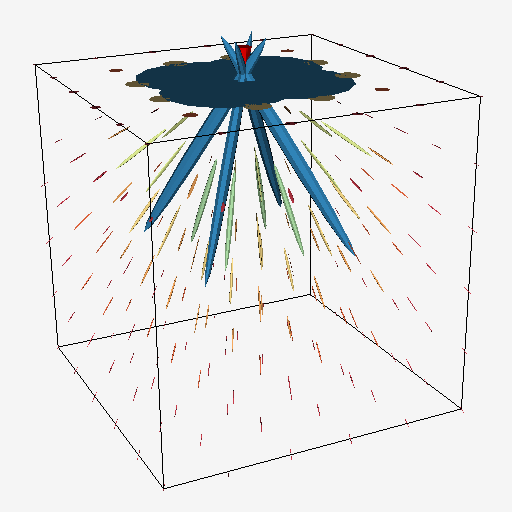

The script that drew this image:
#!/usr/bin/env python

# Visualize stress tensors as ellipsoids using tensor glyphs with a Brewer color palette.

# Factory overrides: importing these modules registers the OpenGL rendering
# and interaction style implementations for vtkRenderingCore factory classes.
import vtkmodules.vtkInteractionStyle  # noqa: F401
import vtkmodules.vtkRenderingOpenGL2  # noqa: F401

# VTK pipeline classes used in this example
from vtkmodules.vtkCommonColor import vtkColorSeries
from vtkmodules.vtkCommonCore import vtkLookupTable
from vtkmodules.vtkFiltersCore import (
    vtkPolyDataNormals,
    vtkTensorGlyph,
)
from vtkmodules.vtkFiltersGeometry import vtkImageDataGeometryFilter
from vtkmodules.vtkFiltersModeling import vtkOutlineFilter
from vtkmodules.vtkFiltersSources import (
    vtkConeSource,
    vtkSphereSource,
)
from vtkmodules.vtkImagingHybrid import vtkPointLoad
from vtkmodules.vtkRenderingCore import (
    vtkActor,
    vtkCamera,
    vtkPolyDataMapper,
    vtkRenderWindow,
    vtkRenderWindowInteractor,
    vtkRenderer,
)

# Colors (normalized RGB)
white_smoke = (0.961, 0.961, 0.961)
black = (0.0, 0.0, 0.0)
red = (1.0, 0.0, 0.0)

# Source: generate a tensor field from a simulated point load
pt_load = vtkPointLoad()
pt_load.SetLoadValue(100.0)
pt_load.SetSampleDimensions(6, 6, 6)
pt_load.ComputeEffectiveStressOn()
pt_load.SetModelBounds(-10, 10, -10, 10, -10, 10)

# Filter: extract a plane for scalar range reference
plane = vtkImageDataGeometryFilter()
plane.SetInputConnection(pt_load.GetOutputPort())
plane.SetExtent(2, 2, 0, 99, 0, 99)
plane.Update()

# Source: sphere geometry for tensor ellipsoid glyphs
sphere = vtkSphereSource()
sphere.SetThetaResolution(8)
sphere.SetPhiResolution(8)

# Filter: tensor glyphs oriented and scaled by the stress tensor
tensor_ellipsoids = vtkTensorGlyph()
tensor_ellipsoids.SetInputConnection(pt_load.GetOutputPort())
tensor_ellipsoids.SetSourceConnection(sphere.GetOutputPort())
tensor_ellipsoids.SetScaleFactor(10)
tensor_ellipsoids.ClampScalingOn()

# Filter: compute normals for smooth shading
ellip_normals = vtkPolyDataNormals()
ellip_normals.SetInputConnection(tensor_ellipsoids.GetOutputPort())

# Lookup table: Brewer diverging spectral palette with logarithmic scaling
lut = vtkLookupTable()
color_series = vtkColorSeries()
color_series.SetNumberOfColors(8)
color_series.SetColorScheme(color_series.BREWER_DIVERGING_SPECTRAL_8)
lut.SetScaleToLog10()
color_series.BuildLookupTable(lut, color_series.ORDINAL)
lut.SetNanColor(1, 0, 0, 1)

# Mapper: map tensor ellipsoids to graphics primitives
tensor_mapper = vtkPolyDataMapper()
tensor_mapper.SetInputConnection(ellip_normals.GetOutputPort())
tensor_mapper.SetLookupTable(lut)
tensor_mapper.SetScalarRange(plane.GetOutput().GetScalarRange())

# Actor: display the tensor ellipsoids
tensor_actor = vtkActor()
tensor_actor.SetMapper(tensor_mapper)

# Filter: outline around the data volume
outline = vtkOutlineFilter()
outline.SetInputConnection(pt_load.GetOutputPort())

outline_mapper = vtkPolyDataMapper()
outline_mapper.SetInputConnection(outline.GetOutputPort())

outline_actor = vtkActor()
outline_actor.SetMapper(outline_mapper)
outline_actor.GetProperty().SetColor(black)

# Source: cone indicating the application of the load
cone_source = vtkConeSource()
cone_source.SetRadius(0.5)
cone_source.SetHeight(2)

cone_mapper = vtkPolyDataMapper()
cone_mapper.SetInputConnection(cone_source.GetOutputPort())

cone_actor = vtkActor()
cone_actor.SetMapper(cone_mapper)
cone_actor.SetPosition(0, 0, 11)
cone_actor.RotateY(90)
cone_actor.GetProperty().SetColor(red)

# Renderer: assemble the scene
renderer = vtkRenderer()
renderer.AddActor(tensor_actor)
renderer.AddActor(outline_actor)
renderer.AddActor(cone_actor)
renderer.SetBackground(white_smoke)

# Window: display the rendered scene
render_window = vtkRenderWindow()
render_window.AddRenderer(renderer)
render_window.SetWindowName("tensor ellipsoids")
render_window.SetMultiSamples(0)
render_window.SetSize(512, 512)

# Scene: configure camera
camera = vtkCamera()
camera.SetFocalPoint(0.113766, -1.13665, -1.01919)
camera.SetPosition(-29.4886, -63.1488, 26.5807)
camera.SetViewAngle(24.4617)
camera.SetViewUp(0.17138, 0.331163, 0.927879)
camera.SetClippingRange(1, 100)
renderer.SetActiveCamera(camera)

# Interactor: handle mouse and keyboard events
render_window_interactor = vtkRenderWindowInteractor()
render_window_interactor.SetRenderWindow(render_window)

# Launch the interactive visualization
render_window_interactor.Initialize()
render_window_interactor.Start()
